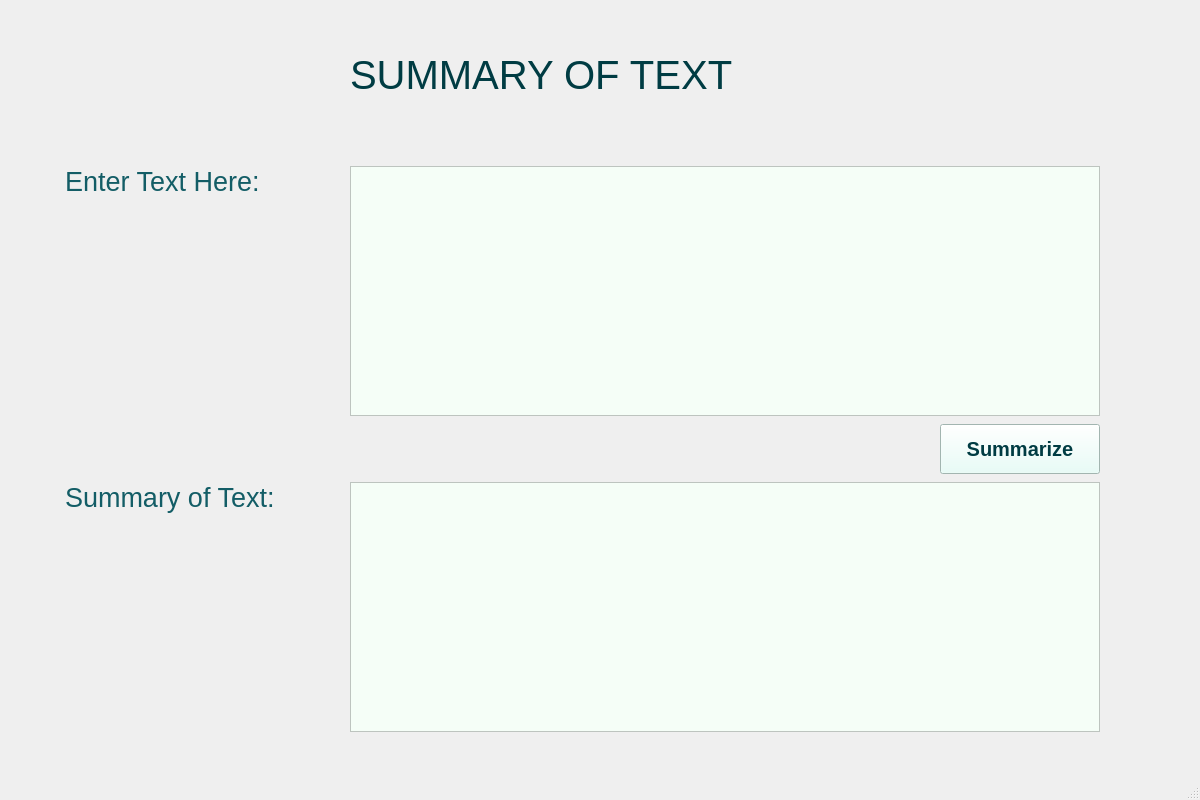
<?xml version="1.0" encoding="UTF-8"?>
<ui version="4.0">
 <class>text</class>
 <widget class="QMainWindow" name="text">
  <property name="geometry">
   <rect>
    <x>0</x>
    <y>0</y>
    <width>1200</width>
    <height>800</height>
   </rect>
  </property>
  <property name="windowTitle">
   <string>TextSummarization</string>
  </property>
  <property name="styleSheet">
   <string notr="true">QMainWindow:{background-color:&quot;#E3FEF7&quot;}</string>
  </property>
  <widget class="QWidget" name="centralwidget">
   <property name="styleSheet">
    <string notr="true">background-color:&quot;#E3FEF7&quot;</string>
   </property>
   <widget class="QLabel" name="label">
    <property name="geometry">
     <rect>
      <x>65</x>
      <y>166</y>
      <width>250</width>
      <height>50</height>
     </rect>
    </property>
    <property name="font">
     <font>
      <family>Arial</family>
      <pointsize>20</pointsize>
      <italic>false</italic>
      <fontweight>ExtraBold</fontweight>
     </font>
    </property>
    <property name="styleSheet">
     <string notr="true">font: 800 20pt &quot;Arial&quot;;
color: rgb(19, 93, 102);</string>
    </property>
    <property name="text">
     <string>Enter Text Here: </string>
    </property>
    <property name="alignment">
     <set>Qt::AlignLeading|Qt::AlignLeft|Qt::AlignTop</set>
    </property>
   </widget>
   <widget class="QLabel" name="label_2">
    <property name="geometry">
     <rect>
      <x>65</x>
      <y>482</y>
      <width>250</width>
      <height>50</height>
     </rect>
    </property>
    <property name="font">
     <font>
      <family>Arial</family>
      <pointsize>20</pointsize>
      <italic>false</italic>
      <fontweight>ExtraBold</fontweight>
     </font>
    </property>
    <property name="styleSheet">
     <string notr="true">font: 800 20pt &quot;Arial&quot;;
color: rgb(19, 93, 102);</string>
    </property>
    <property name="text">
     <string>Summary of Text: </string>
    </property>
    <property name="alignment">
     <set>Qt::AlignLeading|Qt::AlignLeft|Qt::AlignTop</set>
    </property>
   </widget>
   <widget class="QTextBrowser" name="textBrowser_2">
    <property name="geometry">
     <rect>
      <x>350</x>
      <y>482</y>
      <width>750</width>
      <height>250</height>
     </rect>
    </property>
    <property name="styleSheet">
     <string notr="true">background-color: rgb(245, 254, 247)</string>
    </property>
   </widget>
   <widget class="QPushButton" name="pushButton">
    <property name="geometry">
     <rect>
      <x>940</x>
      <y>424</y>
      <width>160</width>
      <height>50</height>
     </rect>
    </property>
    <property name="palette">
     <palette>
      <active>
       <colorrole role="WindowText">
        <brush brushstyle="SolidPattern">
         <color alpha="255">
          <red>0</red>
          <green>60</green>
          <blue>67</blue>
         </color>
        </brush>
       </colorrole>
       <colorrole role="Button">
        <brush brushstyle="SolidPattern">
         <color alpha="255">
          <red>227</red>
          <green>254</green>
          <blue>247</blue>
         </color>
        </brush>
       </colorrole>
       <colorrole role="Text">
        <brush brushstyle="SolidPattern">
         <color alpha="255">
          <red>0</red>
          <green>60</green>
          <blue>67</blue>
         </color>
        </brush>
       </colorrole>
       <colorrole role="ButtonText">
        <brush brushstyle="SolidPattern">
         <color alpha="255">
          <red>170</red>
          <green>0</green>
          <blue>0</blue>
         </color>
        </brush>
       </colorrole>
       <colorrole role="Base">
        <brush brushstyle="SolidPattern">
         <color alpha="255">
          <red>227</red>
          <green>254</green>
          <blue>247</blue>
         </color>
        </brush>
       </colorrole>
       <colorrole role="Window">
        <brush brushstyle="SolidPattern">
         <color alpha="255">
          <red>227</red>
          <green>254</green>
          <blue>247</blue>
         </color>
        </brush>
       </colorrole>
       <colorrole role="PlaceholderText">
        <brush brushstyle="SolidPattern">
         <color alpha="128">
          <red>0</red>
          <green>60</green>
          <blue>67</blue>
         </color>
        </brush>
       </colorrole>
      </active>
      <inactive>
       <colorrole role="WindowText">
        <brush brushstyle="SolidPattern">
         <color alpha="255">
          <red>0</red>
          <green>60</green>
          <blue>67</blue>
         </color>
        </brush>
       </colorrole>
       <colorrole role="Button">
        <brush brushstyle="SolidPattern">
         <color alpha="255">
          <red>227</red>
          <green>254</green>
          <blue>247</blue>
         </color>
        </brush>
       </colorrole>
       <colorrole role="Text">
        <brush brushstyle="SolidPattern">
         <color alpha="255">
          <red>0</red>
          <green>60</green>
          <blue>67</blue>
         </color>
        </brush>
       </colorrole>
       <colorrole role="ButtonText">
        <brush brushstyle="SolidPattern">
         <color alpha="255">
          <red>170</red>
          <green>0</green>
          <blue>0</blue>
         </color>
        </brush>
       </colorrole>
       <colorrole role="Base">
        <brush brushstyle="SolidPattern">
         <color alpha="255">
          <red>227</red>
          <green>254</green>
          <blue>247</blue>
         </color>
        </brush>
       </colorrole>
       <colorrole role="Window">
        <brush brushstyle="SolidPattern">
         <color alpha="255">
          <red>227</red>
          <green>254</green>
          <blue>247</blue>
         </color>
        </brush>
       </colorrole>
       <colorrole role="PlaceholderText">
        <brush brushstyle="SolidPattern">
         <color alpha="128">
          <red>0</red>
          <green>60</green>
          <blue>67</blue>
         </color>
        </brush>
       </colorrole>
      </inactive>
      <disabled>
       <colorrole role="WindowText">
        <brush brushstyle="SolidPattern">
         <color alpha="255">
          <red>0</red>
          <green>60</green>
          <blue>67</blue>
         </color>
        </brush>
       </colorrole>
       <colorrole role="Button">
        <brush brushstyle="SolidPattern">
         <color alpha="255">
          <red>227</red>
          <green>254</green>
          <blue>247</blue>
         </color>
        </brush>
       </colorrole>
       <colorrole role="Text">
        <brush brushstyle="SolidPattern">
         <color alpha="255">
          <red>0</red>
          <green>60</green>
          <blue>67</blue>
         </color>
        </brush>
       </colorrole>
       <colorrole role="ButtonText">
        <brush brushstyle="SolidPattern">
         <color alpha="255">
          <red>120</red>
          <green>120</green>
          <blue>120</blue>
         </color>
        </brush>
       </colorrole>
       <colorrole role="Base">
        <brush brushstyle="SolidPattern">
         <color alpha="255">
          <red>227</red>
          <green>254</green>
          <blue>247</blue>
         </color>
        </brush>
       </colorrole>
       <colorrole role="Window">
        <brush brushstyle="SolidPattern">
         <color alpha="255">
          <red>227</red>
          <green>254</green>
          <blue>247</blue>
         </color>
        </brush>
       </colorrole>
       <colorrole role="PlaceholderText">
        <brush brushstyle="SolidPattern">
         <color alpha="128">
          <red>0</red>
          <green>60</green>
          <blue>67</blue>
         </color>
        </brush>
       </colorrole>
      </disabled>
     </palette>
    </property>
    <property name="font">
     <font>
      <family>Arial</family>
      <pointsize>15</pointsize>
      <italic>false</italic>
      <bold>true</bold>
     </font>
    </property>
    <property name="styleSheet">
     <string notr="true">font: 700 15pt &quot;Arial&quot;;
color: rgb(0, 60, 67);</string>
    </property>
    <property name="text">
     <string>Summarize</string>
    </property>
   </widget>
   <widget class="QPlainTextEdit" name="plainTextEdit">
    <property name="geometry">
     <rect>
      <x>350</x>
      <y>166</y>
      <width>750</width>
      <height>250</height>
     </rect>
    </property>
    <property name="styleSheet">
     <string notr="true">background-color: rgb(245, 254, 247)</string>
    </property>
   </widget>
   <widget class="QLabel" name="label_3">
    <property name="geometry">
     <rect>
      <x>350</x>
      <y>50</y>
      <width>500</width>
      <height>50</height>
     </rect>
    </property>
    <property name="font">
     <font>
      <family>Arial</family>
      <pointsize>30</pointsize>
      <italic>false</italic>
      <fontweight>ExtraBold</fontweight>
     </font>
    </property>
    <property name="styleSheet">
     <string notr="true">font: 800 30pt &quot;Arial&quot;;
color: rgb(0, 60, 67);</string>
    </property>
    <property name="text">
     <string>SUMMARY OF TEXT</string>
    </property>
   </widget>
  </widget>
  <widget class="QStatusBar" name="statusbar"/>
 </widget>
 <resources/>
 <connections/>
</ui>
